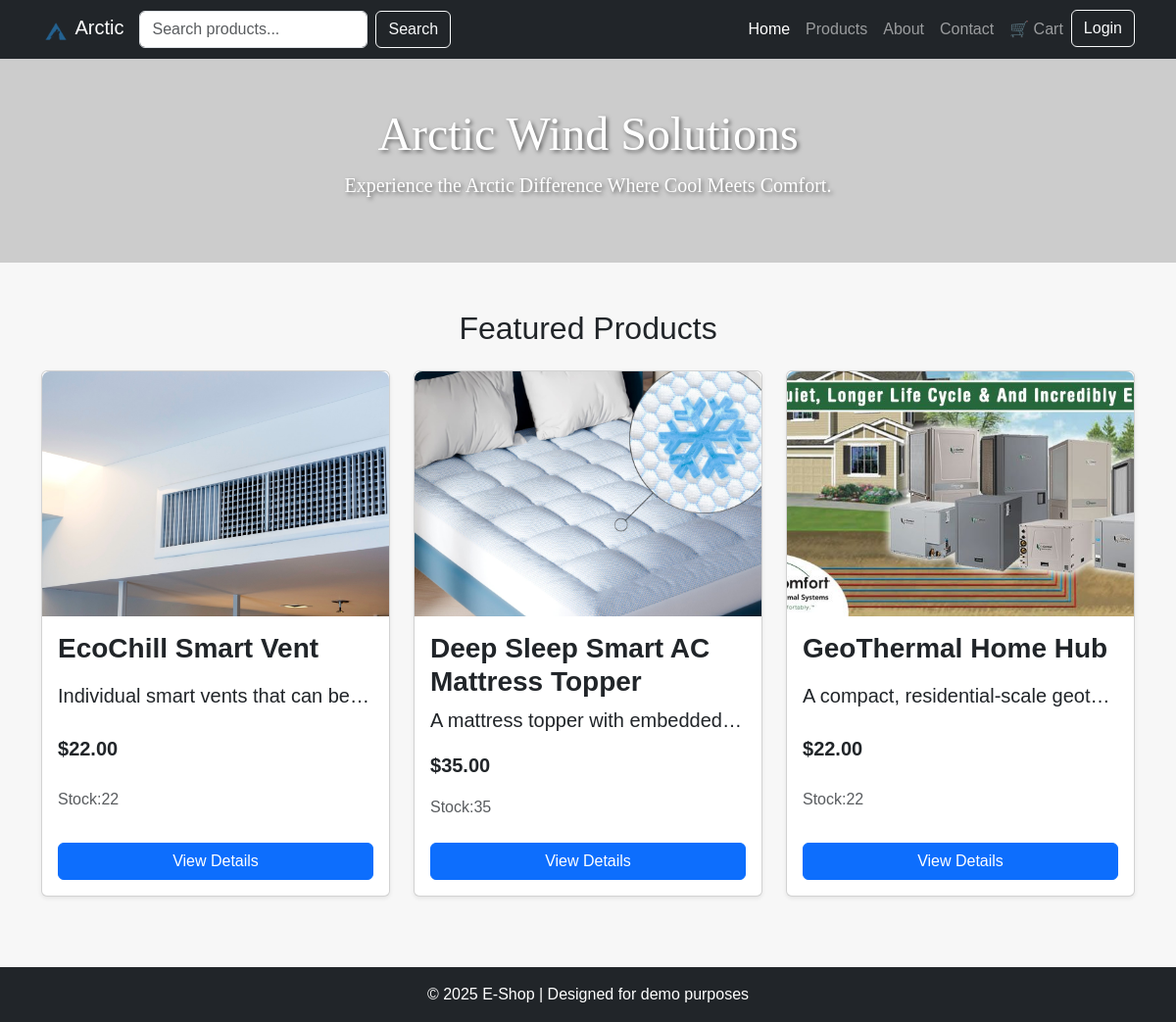
The page / on the database its author committed.
### tables this page shows
CREATE TABLE `products` (
  `id` int(11) NOT NULL AUTO_INCREMENT,
  `prod_name` varchar(255) DEFAULT NULL,
  `price` int(11) DEFAULT NULL,
  `stock` int(11) DEFAULT NULL,
  `info` text DEFAULT NULL,
  `img` varchar(255) NOT NULL,
  PRIMARY KEY (`id`)
);

### misc/rand_products.php (the view, shortened to what this page needs)
<!DOCTYPE html>
<html lang="en">
<head>
    <link href="styles.css" rel="stylesheet">
</head>
</html>
<?php
include "cart_handler.php";
function featuredPage()
{
    global $conn;
    $query = "SELECT * FROM products ORDER BY RAND() LIMIT 3";
    $result = mysqli_query($conn, $query);
    echo "<div class=\"container\">";
    echo "<h2 class=\"text-center mb-4\">Featured Products</h2>";
    echo "<div class=\"row g-4\">";
    while ($row = mysqli_fetch_assoc($result)) {
        $prod_name = $row['prod_name'];
        $price = number_format($row['price'], 2);
        $id = $row['id'];
        $info = $row['info'];
        $stock = $row['stock'];
        $img = $row['img'];
        echo "<div class=\"col-md-4 mb-4\">
                <div class=\"card h-100 shadow-sm\">
                    <img src=\"img/products/{$img}.jpg\"
                        class=\"img-zoom-limit\"
                        alt=\"{$prod_name}\">
                    <div class=\"card-body d-flex flex-column\">
                        <h5 class=\"fw-bold fs-3\">{$prod_name}</h5>
                        <p class=\"fs-5 text-truncate\">{$info}</p>
                        <p class=\"fw-bold fs-5\">\${$price}</p>
                        <p class=\"text-muted fs-6\">Stock:{$stock}</p>
                        <a href=\"product.php?id={$id}\" class=\" btn btn-primary w-100 mt-2\">View Details</a>
                    </div>
                </div>
            </div>";
    }
    echo "</div></div>";
}
?>

### styles.css (style rules this page uses)
.img-zoom-limit { width: 100%; height: 250px; object-fit: cover; border-top-left-radius: .5rem; border-top-right-radius: .5rem; }
.card { height: 100%; }
.card-body { display: flex; flex-direction: column; justify-content: space-between; }
body { font-family: "JetBrains Mono", sans-serif; margin: 0; padding: 0; background-color: #f7f7f7; }

### rows shown on the page
products: img (picture), prod_name "EcoChill Smart Vent", info "Individual smart vents that can be…", price "22.00", stock "22"
products: img (picture), prod_name "Deep Sleep Smart AC Mattress Topper", info "A mattress topper with embedded…", price "35.00", stock "35"
products: img (picture), prod_name "GeoThermal Home Hub", info "A compact, residential-scale geot…", price "22.00", stock "22"
